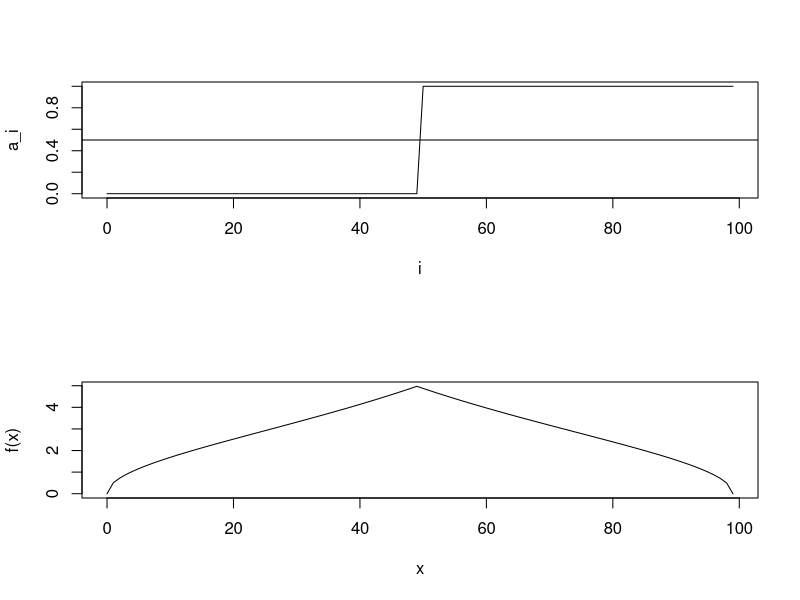

Here is the R script that generated this plot:
## Louis Forbes Wright

#using _-_- as a basis for the algorithm created here


# we start by creating some data which contains change points.

means <- c(0,1)
changepoints <- c(0,50,100)
  
data <- rep(means, diff(changepoints))
par(mfrow = c(2,1))

plot(0:(length(data)-1), data, type = 'l', xlab ="i", ylab = "a_i")
abline(h = mean(means)) ### NEED TO ADD CHANGEPOINTS TO GRAPH.

# now we need to create the function defined in the Introduction
#to show the what the test statistic looks like


cx <- cumsum(data)


Z_k <- function(data, k_1, k_2){
  #this function creates and returns all the test score values in a given interval.
  
  test.stat <- NULL
  cx <- cumsum(data)
  for (k in (k_1+1):(k_2-1)){
    
    #for each k in the interval we create a test score, 
    #|z_k|
    
    coeff <- (k - k_1)/(k_2 - k_1)
    max_difference <- (cx[k_2]-cx[k_1])
    const <- coeff*max_difference  
    
    top_fraction <- const - (cx[k]-cx[k_1])
    bottom_fraction <- sqrt((k - k_1)*(1-(coeff)))
    test.stat <- c(test.stat, abs((top_fraction)/(bottom_fraction)))
    
  }
  test.stat <- c(0, test.stat, 0)
  return(test.stat)
}  
output <- Z_k(data, 1,length(data)) # we create a vector of all the test scores

#estChangePoints <- NULL
#estChangePoints <- c(estChangePoints, max.col(test.stat))

plot(0:(length(output)-1), output, type = 'l', xlab = "x", ylab ="f(x)") # we plot the test scores against the index of that data
